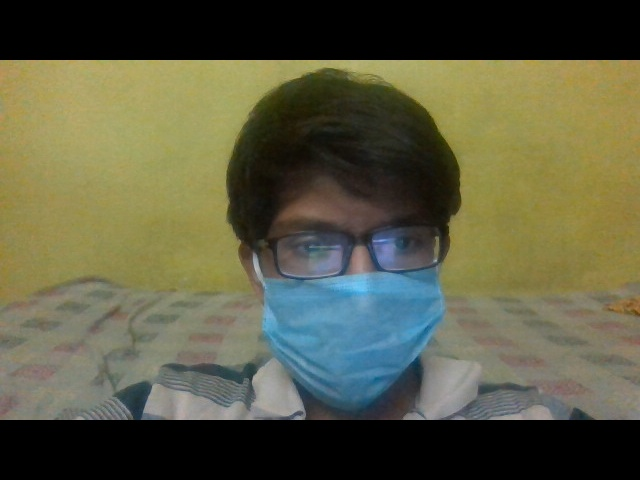
#> input picture examples/Ram1.jpg, 640 x 480 px, given as the content of the folder datase, which was not available
$ python -i train_face.py   (imports and definitions only)
#> lines starting #> are read from the running program, lines starting #| are printed output that depends on the picture

import cv2
import os
import numpy as np #NumPy is a general-purpose array-processing package.
from PIL import Image

recognizer = cv2.face.LBPHFaceRecognizer_create();
path='datase'
#detector= cv2.CascadeClassifier("haarcascade_frontalface_default.xml");

def getImagesAndLabels(path):
    #get the path of all the files in the folder
#> called with path = 'datase'
    imagePaths=[os.path.join(path,f) for f in os.listdir(path)]
    #create empth face list
    faceSamples=[]
    #create empty ID list
    Ids=[]
    #now looping through all the image paths and loading the Ids and the images
    for imagePath in imagePaths:
        #loading the image and converting it to gray scale
        pilImage=Image.open(imagePath).convert('L');
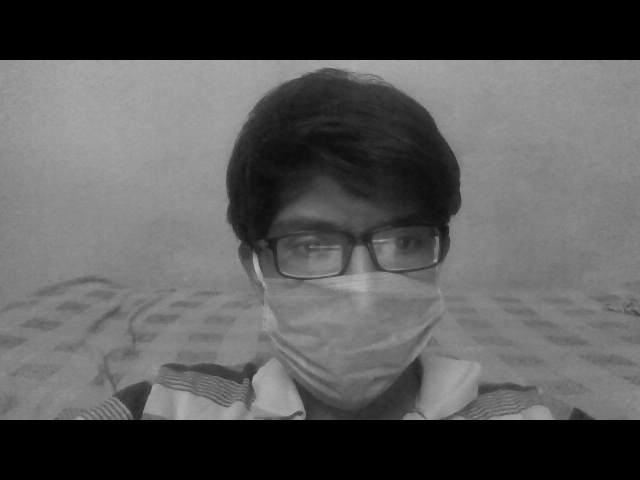
#> pilImage: PIL image 640x480 L; min 0, max 188, mean 88.4
        #Now we are converting the PIL image into numpy array
        imageNp=np.array(pilImage,'uint8')
        #getting the Id from the image
        Id=int(os.path.split(imagePath)[-1].split(".")[1])
        # extract the face from the training image sample
        # faces = detector.detectMultiScale(imageNp)
        # If a face is there then append that in the list as well as Id of it

        faceSamples.append(imageNp)
        Ids.append(Id)
        cv2.imshow("training",imageNp)
        cv2.waitKey(10)
        #If a face is there then append that in the list as well as Id of it

    return Ids,faceSamples


# [1 line that did not run here, left out]
# [3 lines not run here, left out]

>>> result = getImagesAndLabels('examples/Ram1.jpg')
#> (the run stopped early here; a loop or call above may not have finished)

$ run again, on examples/Ram2.jpg
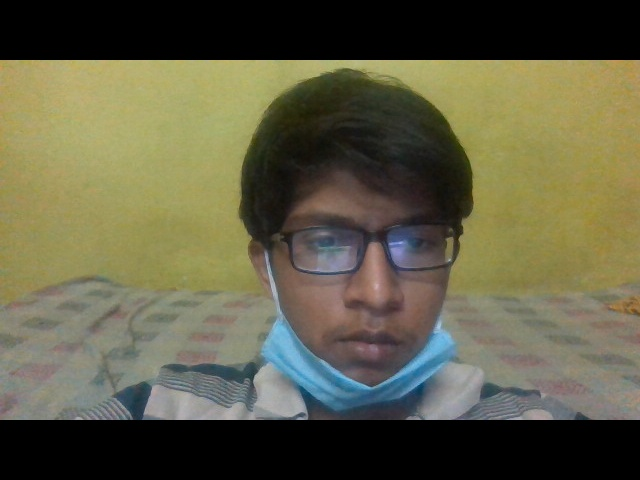
#> input picture examples/Ram2.jpg, 640 x 480 px, given as the content of the folder datase, which was not available
#> in getImagesAndLabels, `pilImage=Image.open(imagePath).convert('L');`:
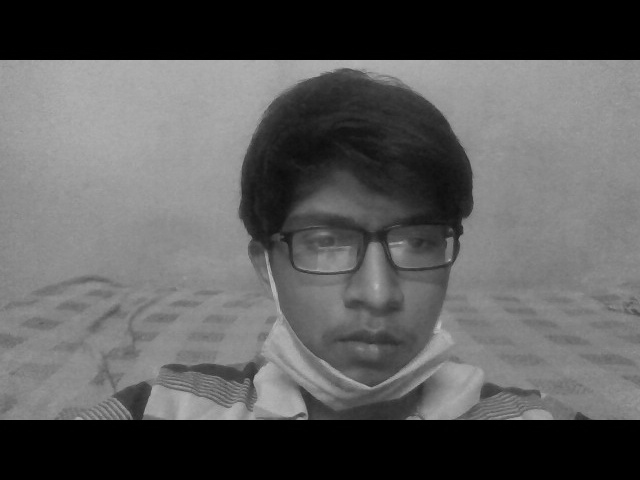
#> pilImage: PIL image 640x480 L; min 0, max 196, mean 91.9
